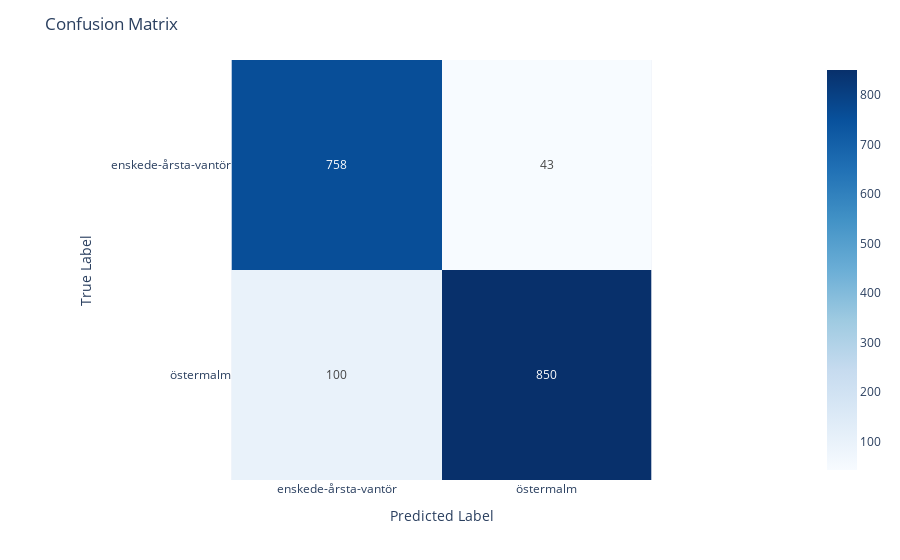

Notebook code for this chart:
### Code cell
evaluate_model(df_extended, labels, 'model_GradientBoostingClassifier(random_state=42)_2y', add_features='y')

### Figure 1 — Plotly figure (JSON) as saved in the notebook; plotly's stock layout.template omitted (floating-point values rounded to 4 significant figures)
{"data": [{"coloraxis": "coloraxis", "hovertemplate": "x: %{x}<br>y: %{y}<br>color: %{z}<extra></extra>", "name": "0", "texttemplate": "%{z}", "type": "heatmap", "x": ["enskede-årsta-vantör", "östermalm"], "xaxis": "x", "y": ["enskede-årsta-vantör", "östermalm"], "yaxis": "y", "z": [[758, 43], [100, 850]]}], "layout": {"coloraxis": {"colorscale": [[0, "rgb(247,251,255)"], [0.125, "rgb(222,235,247)"], [0.25, "rgb(198,219,239)"], [0.375, "rgb(158,202,225)"], [0.5, "rgb(107,174,214)"], [0.625, "rgb(66,146,198)"], [0.75, "rgb(33,113,181)"], [0.875, "rgb(8,81,156)"], [1, "rgb(8,48,107)"]]}, "margin": {"t": 60}, "title": {"text": "Confusion Matrix"}, "xaxis": {"anchor": "y", "constrain": "domain", "domain": [0, 1], "scaleanchor": "y", "title": {"text": "Predicted Label"}}, "yaxis": {"anchor": "x", "autorange": "reversed", "constrain": "domain", "domain": [0, 1], "title": {"text": "True Label"}}}}
